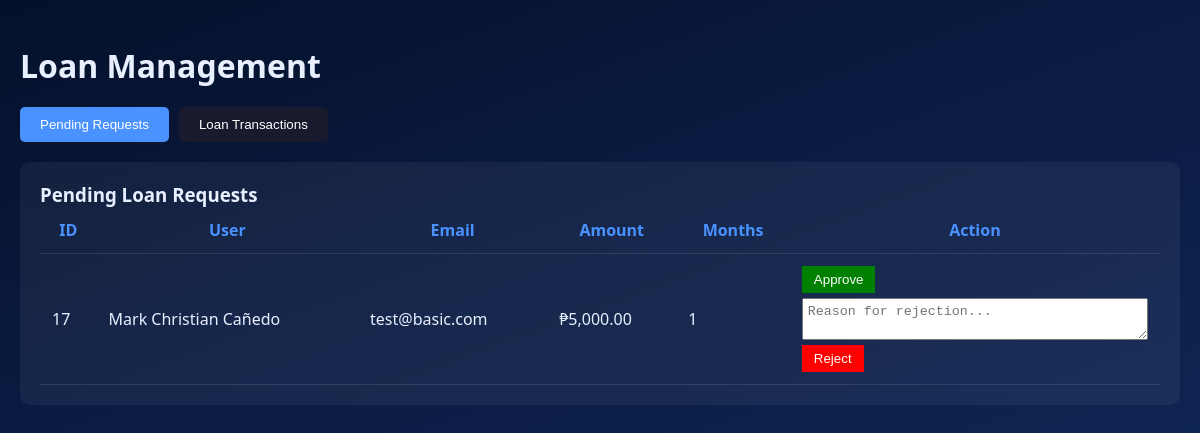
Screenshot of /admin/loans.php (signed in) with the database file from the repository.
### tables this page shows
CREATE TABLE `loan_requests` (
  `id` int(11) NOT NULL,
  `user_id` int(11) NOT NULL,
  `amount` decimal(10,2) NOT NULL,
  `tenure_months` int(11) NOT NULL,
  `status` enum('pending','approved','rejected') DEFAULT 'pending',
  `rejection_reason` text DEFAULT NULL,
  `approved_by` int(11) DEFAULT NULL,
  `approved_at` timestamp NULL DEFAULT NULL,
  `created_at` timestamp NOT NULL DEFAULT current_timestamp()
);

CREATE TABLE `users` (
  `id` int(11) NOT NULL,
  `username` varchar(255) NOT NULL COMMENT 'Username or email',
  `email` varchar(255) NOT NULL,
  `password_hash` varchar(255) NOT NULL,
  `account_type` enum('basic','premium') NOT NULL DEFAULT 'basic',
  `name` varchar(255) NOT NULL,
  `address` text NOT NULL,
  `gender` enum('male','female','other') DEFAULT NULL,
  `birthday` date NOT NULL,
  `age` int(11) DEFAULT 0 COMMENT 'Computed from birthday',
  `phone` varchar(11) NOT NULL COMMENT 'PH format 09xxxxxxxxx',
  `bank_name` varchar(255) NOT NULL,
  `bank_account` varchar(50) NOT NULL,
  `account_holder` varchar(255) NOT NULL,
  `tin` varchar(20) NOT NULL,
  `company_name` varchar(255) NOT NULL,
  `company_address` text NOT NULL,
  `company_phone` varchar(11) NOT NULL,
  `position` varchar(255) NOT NULL,
  `monthly_earnings` decimal(10,2) NOT NULL,
  `proof_billing_path` varchar(500) DEFAULT NULL,
  `valid_id_path` varchar(500) DEFAULT NULL,
  `coe_path` varchar(500) DEFAULT NULL,
  `status` enum('pending','active','disabled') DEFAULT 'pending',
  `verified` tinyint(1) DEFAULT 0,
  `savings_balance` decimal(10,2) DEFAULT 0.00,
  `current_loan_amount` decimal(10,2) DEFAULT 0.00,
  `max_loan_amount` decimal(10,2) DEFAULT 10000.00 COMMENT 'Increases gradually up to 50000',
  `max_tenure_months` int(11) DEFAULT 12,
  `last_savings_activity` date DEFAULT NULL,
  `created_at` timestamp NOT NULL DEFAULT current_timestamp(),
  `updated_at` timestamp NOT NULL DEFAULT current_timestamp() ON UPDATE current_timestamp()
);

### admin/loans.php (the view, shortened to what this page needs)
<?php
require_once __DIR__ . '/../db_connect_new.php';
$stmt = $pdo->prepare("
    SELECT lr.*, u.name, u.email
    FROM loan_requests lr
    JOIN users u ON lr.user_id = u.id
    WHERE lr.status='pending'
    ORDER BY lr.id DESC
");
$stmt->execute();
$pending_requests = $stmt->fetchAll(PDO::FETCH_ASSOC);
?>
<!DOCTYPE html>
<html lang="en">
<head>
<link rel="stylesheet" href="../index.css">
</head>
<body>
<div class="admin-container">
<div class="header">
    <h1>Loan Management</h1>
</div>
<div class="tabs">
    <button class="tab active" onclick="showTab('pending')">Pending Requests</button>
    <button class="tab" onclick="showTab('all')">Loan Transactions</button>
</div>
<div id="pending-tab" class="table-container">
<h3>Pending Loan Requests</h3>
<table>
<tr>
<th>ID</th>
<th>User</th>
<th>Email</th>
<th>Amount</th>
<th>Months</th>
<th>Action</th>
</tr>
<?php if($pending_requests): ?>
<?php foreach($pending_requests as $r): ?>
<tr>
<td><?= $r['id'] ?></td>
<td><?= htmlspecialchars($r['name']) ?></td>
<td><?= htmlspecialchars($r['email']) ?></td>
<td>₱<?= number_format($r['amount'],2) ?></td>
<td><?= $r['tenure_months'] ?></td>
<td>
<form method="POST" style="margin-bottom:5px;">
<button class="btn-approve">Approve</button>
</form>
<form method="POST">
<textarea name="reason" placeholder="Reason for rejection..." required></textarea>
<button class="btn-reject">Reject</button>
</form>
</td>
</tr>
<?php endforeach; ?>
<?php else: ?>
<tr><td colspan="6">No pending requests.</td></tr>
<?php endif; ?>
</table>
</div>
</div>
</body>
</html>

### index.css (style rules this page uses)
:root { --primary: #63a8ff; --primary-dark: #2563eb; --secondary: #9b8cff; --glass: rgba(8, 19, 42, 0.58); --glass-light: rgba(255, 255, 255, 0.12); --border: rgba(255, 255, 255, 0.14); --text-soft: #dbe7ff; }
* { margin: 0; padding: 0; box-sizing: border-box; }
body { min-height: 100vh; overflow: hidden; font-family: 'Segoe UI', Tahoma, Geneva, Verdana, sans-serif; background: #06101f; color: #ffffff; }

### admin/loans.php (style rules this page uses)
body { background: linear-gradient(160deg,#04112b 0%,#0b1b42 35%,#122d5f 100%); color:#e8efff; margin:0; font-family:'Segoe UI',Tahoma,Geneva,Verdana,sans-serif; }
.admin-container { max-width:1400px;margin:24px auto;padding:20px; }
.header { display:flex;justify-content:space-between;align-items:center;margin-bottom:20px; }
.tabs { display:flex;gap:10px;margin-bottom:20px; }
.tab { padding:10px 20px;background:#1a1a2e;border:none;color:#fff;cursor:pointer;border-radius:5px; }
.tab.active { background:#4a92ff; }
.table-container { background:rgba(255,255,255,0.05);padding:20px;border-radius:10px; }
table { width:100%;border-collapse:collapse; }
th,td { padding:12px;border-bottom:1px solid rgba(255,255,255,0.1); }
th { color:#4a92ff; }
.btn-approve { background:green;color:white;padding:6px 12px;border:none;cursor:pointer; }
.btn-reject { background:red;color:white;padding:6px 12px;border:none;cursor:pointer; }
textarea { width:100%;padding:5px; }

### rows the page displays
loan_requests: id "17", user.name "Mark Christian Cañedo", user.email "test@basic.com", amount "5,000.00", tenure_months "1"
